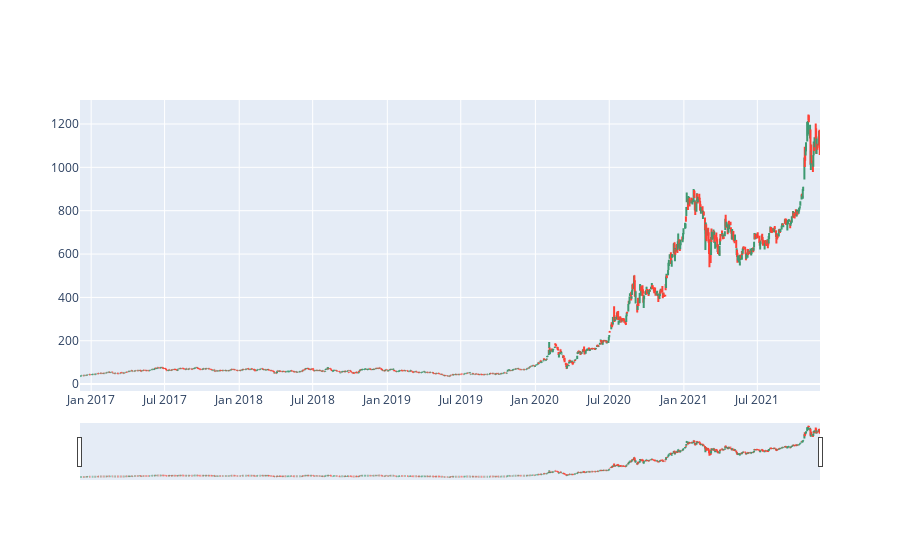

This figure's notebook cell:
### Code cell
#Open, High, Low, Close (OHLC) Chart 

#investor can set stock equal to any of the three stock tickers to see OHLC Chart
stock = tsla

chart = go.Figure(data = go.Ohlc(x = stock.index, open = stock["Open"], high = stock["High"], low = stock["Low"], close = stock["Close"]))
chart.show()

### Figure 1 — Plotly figure (JSON) as saved in the notebook; plotly's stock layout.template omitted (floating-point values rounded to 4 significant figures; data arrays with more than 128 entries replaced by an {"elided": "..."} marker saying what was removed)
{"data": [{"close": {"elided": "1258 float values"}, "high": {"elided": "1258 float values"}, "low": {"elided": "1258 float values"}, "open": {"elided": "1258 float values"}, "type": "ohlc", "x": {"elided": "1258 str values"}}], "layout": {}}
